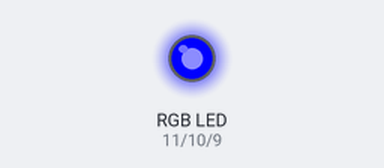
A sketch run on a simulated Arduino Uno, built with avr-gcc and run on an emulated ATmega328P. Shown: an RGB LED mixed from three pins (HIGH = lit).

Above: at 0.1 s.
Timing chart, 0 to 1.6 s (numbered marks = the images above):
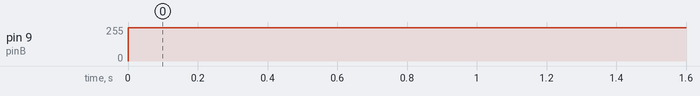

Measured:
- by itself, pin 9 (pinB): 0/255 → 250/255 at 0.00 s

The sketch:

led_rgb_prueba.ino
```cpp
// led RGB
int pinR = 11;
int pinG = 10;
int pinB = 9;

void setup() {
  pinMode(pinR,OUTPUT);
  pinMode(pinG,OUTPUT);
  pinMode(pinB,OUTPUT);
}

void loop() {
  analogWrite(pinR, 0);
  analogWrite(pinG, 0);
  analogWrite(pinB, 250);
}
```
